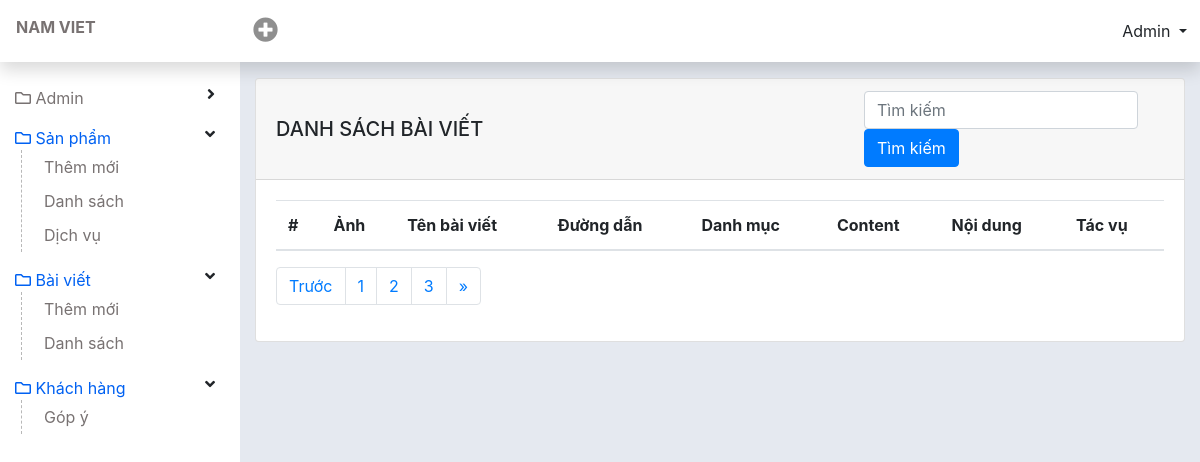
/admin/list-post.php (signed in), run on an earlier commit of the app's database.
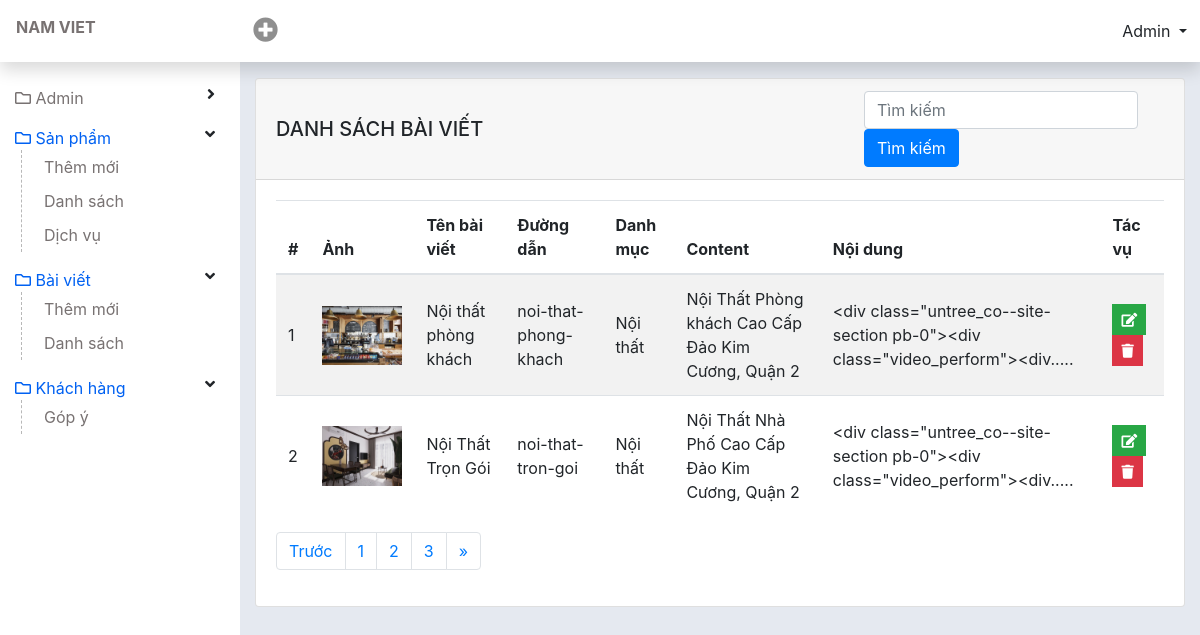
And on a later commit of the database.
### tables this page shows
CREATE TABLE `tbl_post` (
  `id` int(11) NOT NULL,
  `name` varchar(255) NOT NULL,
  `slug` varchar(255) NOT NULL,
  `cat` int(11) NOT NULL,
  `tomtat` text NOT NULL,
  `content` text NOT NULL,
  `noidung` text NOT NULL,
  `img` varchar(200) NOT NULL
);

CREATE TABLE `tbl_category` (
  `cat_id` int(11) NOT NULL,
  `cat_name` varchar(255) NOT NULL,
  `slug` varchar(255) NOT NULL
);

### lib/database.php (called while the page is built, shortened)
<?php
class Database{
  public $host   = DB_HOST;
  public $user   = DB_USER;
  public $pass   = DB_PASS;
  public $dbname = DB_NAME;
  public $link;
private function connectDB(){
  $this -> link = new mysqli($this->host, $this->user, $this->pass, $this->dbname);
    mysqli_set_charset($this->link, 'UTF8');
}
public function select($query){
  $result = $this->link->query($query) or
  die($this->link->error.__LINE__);
  if($result->num_rows > 0){
    return $result;
  } else {
    return false;
  }
}
}
?>

### classes/post.php (called while the page is built, shortened)
<?php
    $filepath = realpath(dirname(__FILE__));
    include_once ($filepath. '/../lib/database.php');
    include_once ($filepath. '/../helpers/format.php');
?>
<?php
    class post {
        private $db;
        public function __construct() {
            $this->db = new Database();
        }
        public function show_post(){
            $query = "SELECT * FROM tbl_post ORDER BY id DESC";
            $result = $this->db->select($query);
            return $result;
        }
    }
?>

### classes/category.php (called while the page is built, shortened)
<?php
    $filepath = realpath(dirname(__FILE__));
    include_once ($filepath. '/../lib/database.php');
    include_once ($filepath. '/../helpers/format.php');
?>
<?php
    class category {
        private $db;
        public function __construct() {
            $this->db = new Database();
        }
        public function post_get_name_by_cat($cat_id) {
            $query =
            "SELECT tbl_post.*,tbl_category.cat_name, tbl_category.cat_id
            FROM tbl_post,tbl_category
            WHERE tbl_post.cat = tbl_category.cat_id
            AND tbl_post.cat = '$cat_id' ";
            $result = $this->db->select($query);
            return $result;
        }
    }
?>

### helpers/format.php (called while the page is built, shortened)
<?php
class Format{
public function textShorten($text, $limit = 400){
   $text = $text. " ";
   $text = substr($text, 0, $limit);
   $text = substr($text, 0, strrpos($text, ' '));
   $text = $text.".....";
   return $text;
}
}
?>

### admin/list-post.php (the view, shortened to what this page needs)
<?php include 'inc/header.php';?>
<?php include '../classes/category.php';?>
<?php include '../classes/post.php';?>
<?php include_once '../helpers/format.php';?>
<?php
  $fm = new Format();
	$cat = new category();
  $ps = new post();
  $pslist = $ps -> show_post();
?>
<div id="wp-content">
  <div id="content" class="container-fluid">
    <div class="card">
      <div class="card-header font-weight-bold d-flex justify-content-between align-items-center">
        <h5 class="m-0 ">Danh sách bài viết</h5>
        <div class="form-search form-inline">
          <form action="#">
            <input type="" class="form-control form-search" placeholder="Tìm kiếm">
            <input type="submit" name="btn-search" value="Tìm kiếm" class="btn btn-primary">
          </form>
        </div>
      </div>
      <div class="card-body">
        <table class="table table-striped table-checkall">
          <thead>
            <tr>
              <th scope="col">#</th>
              <th scope="col">Ảnh</th>
              <th scope="col">Tên bài viết</th>
              <th scope="col">Đường dẫn</th>
              <th scope="col">Danh mục</th>
              <th scope="col">Content</th>
              <th scope="col">Nội dung</th>
              <th scope="col">Tác vụ</th>
            </tr>
          </thead>
          <tbody>
            <?php
                if($pslist) {
                  $i=0;
                  while($resule = $pslist -> fetch_assoc()){
                    $i++;
              ?>
            <tr class="">
              <td><?php echo $i ?></td>
              <td><img src="../public/images/<?php echo $resule['img'] ?>" alt="" width="80"></td>
              <td><?php echo $resule['name'] ?></td>
              <td><?php echo $resule['slug'] ?></td>
              <td><?php
                $cat_id = $resule['cat'];
                $namebycat = $cat -> post_get_name_by_cat($cat_id);
                if($namebycat) {
                $result_name = $namebycat -> fetch_assoc();
                echo $result_name['cat_name'];
              }
              ?></td>
              <td><?php echo $resule['content'] ?></td>
              <td><?php
            $htmlspecialchars = $fm -> textShorten($resule['noidung'],100);
            echo htmlspecialchars($htmlspecialchars);
            ?></td>
              <td>
                <a href="edit-post.php?postid=<?php echo $resule['id'] ?>"
                  class="btn btn-success btn-sm rounded-0 text-white" type="button" data-toggle="tooltip"
                  data-placement="top" title="Edit"><i class="fa fa-edit"></i></a>
                <a href="?postid=<?php echo $resule['id'] ?>" onclick="return confirm('Bạn có muốn xoá không?')"
                  class="btn btn-danger btn-sm rounded-0 text-white" type="button" data-toggle="tooltip"
                  data-placement="top" title="Delete"><i class="fa fa-trash"></i></a>
              </td>
            </tr>
            <?php } } ?>
          </tbody>
        </table>
        <nav aria-label="Page navigation example">
          <ul class="pagination">
            <li class="page-item">
              <a class="page-link" href="#" aria-label="Previous">
                <span aria-hidden="true">Trước</span>
              </a>
            </li>
            <li class="page-item"><a class="page-link" href="#">1</a></li>
            <li class="page-item"><a class="page-link" href="#">2</a></li>
            <li class="page-item"><a class="page-link" href="#">3</a></li>
            <li class="page-item">
              <a class="page-link" href="#" aria-label="Next">
                <span aria-hidden="true">&raquo;</span>
              </a>
            </li>
          </ul>
        </nav>
      </div>
    </div>
  </div>
</div>
<?php include 'inc/footer.php';?>

### admin/inc/header.php (shortened to what this page needs)
<!DOCTYPE html>
<html lang="en">
<head>
  <link rel="stylesheet" href="https://stackpath.bootstrapcdn.com/bootstrap/4.3.1/css/bootstrap.min.css"
>
  <link rel="stylesheet" href="https://cdnjs.cloudflare.com/ajax/libs/font-awesome/5.13.1/css/all.min.css">
  <link rel="stylesheet" href="./css/style.css">
</head>
<body>
  <div id="warpper" class="nav-fixed">
    <nav class="topnav shadow navbar-light bg-white d-flex">
      <div class="navbar-brand"><a href="./">NAM VIET</a></div>
      <div class="nav-right ">
        <div class="btn-group mr-auto">
          <button type="button" class="btn dropdown" data-toggle="dropdown" aria-haspopup="true" aria-expanded="false">
            <i class="plus-icon fas fa-plus-circle"></i>
          </button>
        </div>
        <div class="btn-group">
          <button type="button" class="btn dropdown-toggle" data-toggle="dropdown" aria-haspopup="true"
            aria-expanded="false">
            Admin
          </button>
        </div>
      </div>
    </nav>
    <div id="page-body" class="d-flex">
      <div id="sidebar" class="bg-white">
        <ul id="sidebar-menu">
          <li class="nav-link">
            <a href="./">
              <div class="nav-link-icon d-inline-flex">
                <i class="far fa-folder"></i>
              </div>
              Admin
            </a>
            <i class="arrow fas fa-angle-right"></i>
          </li>
          <li class="nav-link active">
            <a href="list-product.php">
              <div class="nav-link-icon d-inline-flex">
                <i class="far fa-folder"></i>
              </div>
              Sản phẩm
            </a>
            <i class="arrow fas fa-angle-down"></i>
            <ul class="sub-menu">
              <li><a href="add-product.php">Thêm mới</a></li>
              <li><a href="list-product.php">Danh sách</a></li>
              <li><a href="cat-product.php">Dịch vụ</a></li>
            </ul>
          </li>
          <li class="nav-link active">
            <a href="list-product.php">
              <div class="nav-link-icon d-inline-flex">
                <i class="far fa-folder"></i>
              </div>
              Bài viết
            </a>
            <i class="arrow fas fa-angle-down"></i>
            <ul class="sub-menu">
              <li><a href="add-post.php">Thêm mới</a></li>
              <li><a href="list-post.php">Danh sách</a></li>
            </ul>
          </li>
          <li class="nav-link active">
            <a href="list-product.php">
              <div class="nav-link-icon d-inline-flex">
                <i class="far fa-folder"></i>
              </div>
              Khách hàng
            </a>
            <i class="arrow fas fa-angle-down"></i>
            <ul class="sub-menu">
              <li><a href="list-contact.php">Góp ý</a></li>
            </ul>
          </li>
        </ul>
      </div>

### admin/inc/footer.php (shortened to what this page needs)
</div>
</div>
</body>
</html>

### admin/css/style.css (style rules this page uses)
a { color: #787272; }
.topnav .navbar-brand { width: 15rem; padding-left: 1rem; padding-right: 1rem; margin: 0; font-size: 1rem; font-weight: 700; }
.topnav { padding-left: 0; padding: 10px 0px; z-index: 1039; }
.plus-icon { font-size: 25px; color: #8f8f8f; }
.nav-right { flex: 1; justify-content: space-between; display: flex; }
#sidebar { width: 15rem; height: 100vh; z-index: 500; padding-top: 3.625rem; position: fixed; top: 0px; left: 0; }
#wp-content { flex: auto; min-height: 100vh; padding-top: 3.625rem; padding-left: 15rem; }
#content { padding-top: 20px; padding-bottom: 20px; }
#content .card-header { text-transform: uppercase; }
.nav-fixed .topnav { position: fixed; top: 0; right: 0; left: 0; z-index: 1030; }
ul#sidebar-menu * { list-style: none; padding-left: 0; }
#sidebar-menu { padding: 20px 15px; }
.nav-link { display: block; padding: 0.5rem 1rem; position: relative; }
.nav-link.active > a, .nav-link:hover > li > a { color: #0061f2; }
.nav-link .arrow { position: absolute; right: 10px; cursor: pointer; }
#sidebar-menu .sub-menu { padding-left: 22px; border-left: 1px dashed #b8b8b8; margin-left: 6px; display: none; }
#sidebar-menu .sub-menu li a { display: block; padding: 5px 0px; }
#page-body { background-color: #e5e9f0; }
.form-search { width: 300px; }
.table tr td { vertical-align: middle; }

What changed in the data, as far as the page shows it:
added tbl_post: img (picture), name "Nội thất phòng khách", slug "noi-that-phong-khach", tbl_category.cat_name "Nội thất", content "Nội Thất Phòng khách Cao Cấp Đảo Kim Cương, Quận 2", noidung "<div class=\"untree_co--site-section pb-0\"><div class=\"video_perform\"><div....."
added tbl_post: img (picture), name "Nội Thất Trọn Gói", slug "noi-that-tron-goi", tbl_category.cat_name "Nội thất", content "Nội Thất Nhà Phố Cao Cấp Đảo Kim Cương, Quận 2", noidung "<div class=\"untree_co--site-section pb-0\"><div class=\"video_perform\"><div....."
